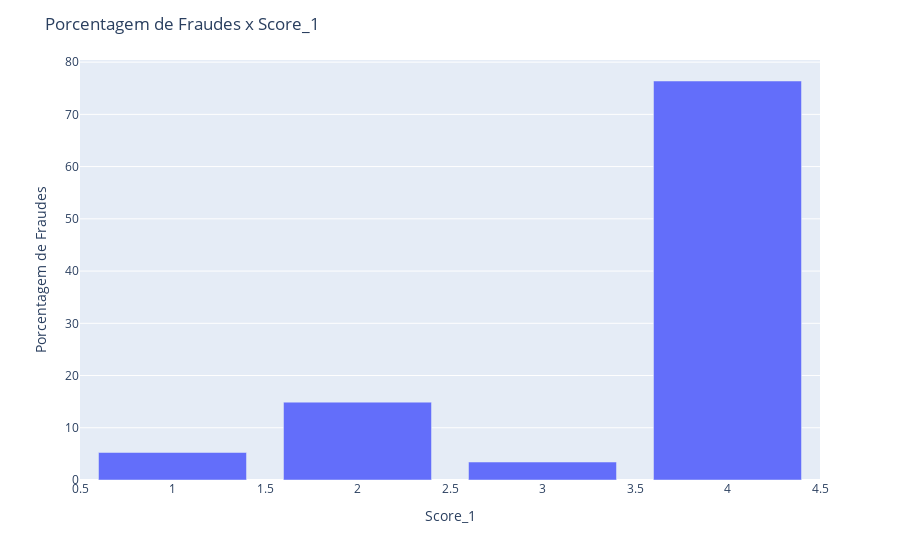

Write notebook code for a chart like this one.
### Markdown cell above
It is possible to observe that the majority of users belong to category 4.

### Code cell
fraud_df = df[df['fraude'] == 1]

# Calcular a porcentagem de fraude para cada valor único em 'score_1'
percentage_fraud = (fraud_df['score_1'].value_counts(normalize=True) * 100).reset_index()

# Plotar o gráfico de barras
fig = px.bar(
    percentage_fraud,
    x='score_1',
    y='proportion',
    labels={'index': 'Score_1', 'score_1': 'Porcentagem de Fraudes'},
)

fig.update_layout(
    xaxis_title="Score_1",
    yaxis_title="Porcentagem de Fraudes",
    title="Porcentagem de Fraudes x Score_1"
)

fig.show()

### Figure 1 — Plotly figure (JSON) as saved in the notebook; plotly's stock layout.template omitted (floating-point values rounded to 4 significant figures)
{"data": [{"alignmentgroup": "True", "hovertemplate": "Porcentagem de Fraudes=%{x}<br>proportion=%{y}<extra></extra>", "legendgroup": "", "marker": {"color": "#636efa", "pattern": {"shape": ""}}, "name": "", "offsetgroup": "", "orientation": "v", "showlegend": false, "textposition": "auto", "type": "bar", "x": [4, 2, 1, 3], "xaxis": "x", "y": [76.39, 14.91, 5.267, 3.44], "yaxis": "y"}], "layout": {"barmode": "relative", "legend": {"tracegroupgap": 0}, "margin": {"t": 60}, "title": {"text": "Porcentagem de Fraudes x Score_1"}, "xaxis": {"anchor": "y", "domain": [0, 1], "title": {"text": "Score_1"}}, "yaxis": {"anchor": "x", "domain": [0, 1], "title": {"text": "Porcentagem de Fraudes"}}}}
